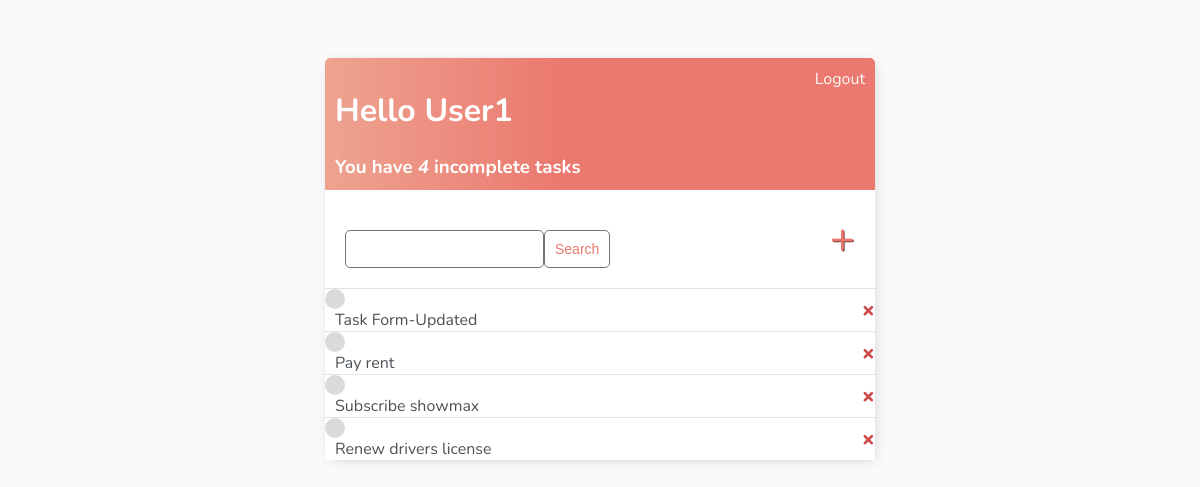
The app's page / (signed in), older data.
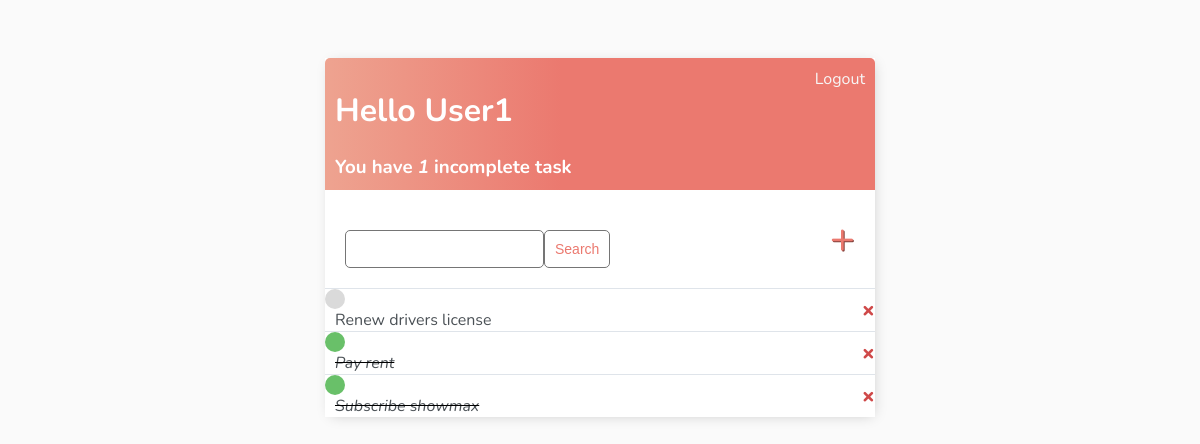
The same page, newer data.
### base/models.py (models this page shows)
class Task(models.Model):
    user = models.ForeignKey(User, on_delete=models.CASCADE, null=True, blank=True)
    title = models.CharField(max_length=200)
    description = models.TextField(null=True, blank=True)
    complete = models.BooleanField(default=False)
    created = models.DateTimeField(auto_now_add=True)
    def __str__(self):
        return self.title
    class Meta:
        ordering = ['complete']

### base/views.py (the view)
# urls.py: path('', TaskList.as_view(), name='tasks' ),
class TaskList(LoginRequiredMixin, ListView):
    model = Task
    context_object_name = 'tasks'
    def get_context_data(self, **kwargs):
        context = super().get_context_data(**kwargs)
        context['tasks'] = context['tasks'].filter(user=self.request.user)
        context['count'] = context['tasks'].filter(complete=False).count()
        search_input = self.request.GET.get('search-area') or ''
        if search_input:
            context['tasks'] = context['tasks'].filter(
                title__startswith=search_input)
        context['search_input'] = search_input
        return context

### base/templates/base/task_list.html
{% extends 'base/main.html' %}
{% block content%}
<div class="header-bar">
    <div>
        <h1>Hello {{request.user|title}}</h1>
        <h3 style="margin: 0">You have  <i>{{count}}</i> incomplete task{{ count|pluralize:"s" }} </h3>
    </div>
    {% if request.user.is_authenticated  %}
    <a href="{% url 'logout' %}">Logout</a>
    {% else %}
    <a href="{% url 'login' %}">LogIn</a>
    {% endif %}
</div>
<div id="search-add-wrapper">
    <form method="GET" style="margin-top: 20px; display: flex;">
        <input type="text" name="search-area" value="{{search_input}}" />
        <input class="button" type="submit" value="Search" />
    </form>
    <a id="add-link" href="{% url 'task-create' %}">&#x2b;</a>
</div>
<div class="task-items-wrapper">
    {% for task in tasks %}
    <div class="task-wrapper">
        {% if task.complete %}
            <div class="task-title">
                <div class="task-complete-icon"></div>
                <i><s><a href="{% url 'task-update' task.id %}">{{task}}</a></s></i>
            </div>
            <a class="delete-link" href="{% url 'task-delete' task.id %}">&#215;</a>
        {% else %}
            <div class="task-title">
                <div class="task-incomplete-icon"></div>
                <a href="{% url 'task-update' task.id %}">{{task}}</a>
            </div>
        <a class="delete-link" href="{% url 'task-delete' task.id %}">&#215;</a>
        {% endif %}
    </div>
    {% empty %}
    <h3>No items in list</h3>
    {% endfor %}
</div>
{% endblock content %}

### base/templates/base/main.html (shortened to what this page needs)
<!DOCTYPE html>
<html>
<head>
</head>
<body>
    <div class=container>
        {% block content %}
        {% endblock content %}
    </div>
</body>
</html>

### base/templates/base/main.html (style rules this page uses)
body { background-color: #FAFAFA; font-family: 'Nunito', sans-serif; padding-top: 50px; }
h1, h2, h3, h4, h5, h6, { font-family: 'Raleway', sans-serif; }
.container { max-width: 550px; margin: auto; background-color: #fff; -webkit-box-shadow: 2px 2px 13px -4px rgba(0, 0, 0, 0.21); box-shadow: 2px 2px 13px -4px rgba(0, 0, 0, 0.21); }
.header-bar { display: flex; justify-content: space-between; color: #fff; padding: 10px; border-radius: 5px 5px 0 0; background: linear-gradient(90deg, #EEA390 0%, #EB796F 43%, #EB796F 100%); }
.header-bar a { color: rgb(247, 247, 247); text-decoration: none; }
.task-wrapper { display: flex; align-items: center; justify-content: space-between; background-color: #fff; border-top: 1px solid #dfe4ea; overflow: hidden; }
.task-title a { text-decoration: none; color: #4b5156; margin-left: 10px; }
.task-complete-icon { height: 20px; width: 20px; background-color: rgb(105, 192, 105); border-radius: 50%; }
.task-incomplete-icon { height: 20px; width: 20px; background-color: rgb(218, 218, 218); border-radius: 50%; }
.delete-link { text-decoration: none; font-weight: 900; color: #cf4949; font-size: 22px; line-height: 0; padding: 20px 0px; }
#search-add-wrapper { display: flex; justify-content: space-between; align-items: center; padding: 20px; }
#add-link { color: #EB796F; text-decoration: none; font-size: 42px; text-shadow: 1px 1px #81413b; }
input[type=text], input[type=password], textarea { border: 1px solid #757575; border-radius: 5px; padding: 10px; width: 90%; }
::placeholder { font-weight: 300; opacity: 0.5; }
.button { border: 1px solid #757575; background-color: #FFF; color: #EB796F; padding: 10px; font-size: 14px; border-radius: 5px; cursor: pointer; text-decoration: none; }

Row changes from the older to the newer data that the page shows:
removed Task: title "Task Form-Updated"
shown differently, row unchanged: Task "Renew drivers license": moves up the list
changed Task "Pay rent": complete False → True (drawn)
changed Task "Subscribe showmax": complete False → True (drawn)
Text that changed along with them:
{{ count }}: "4" → "1"
